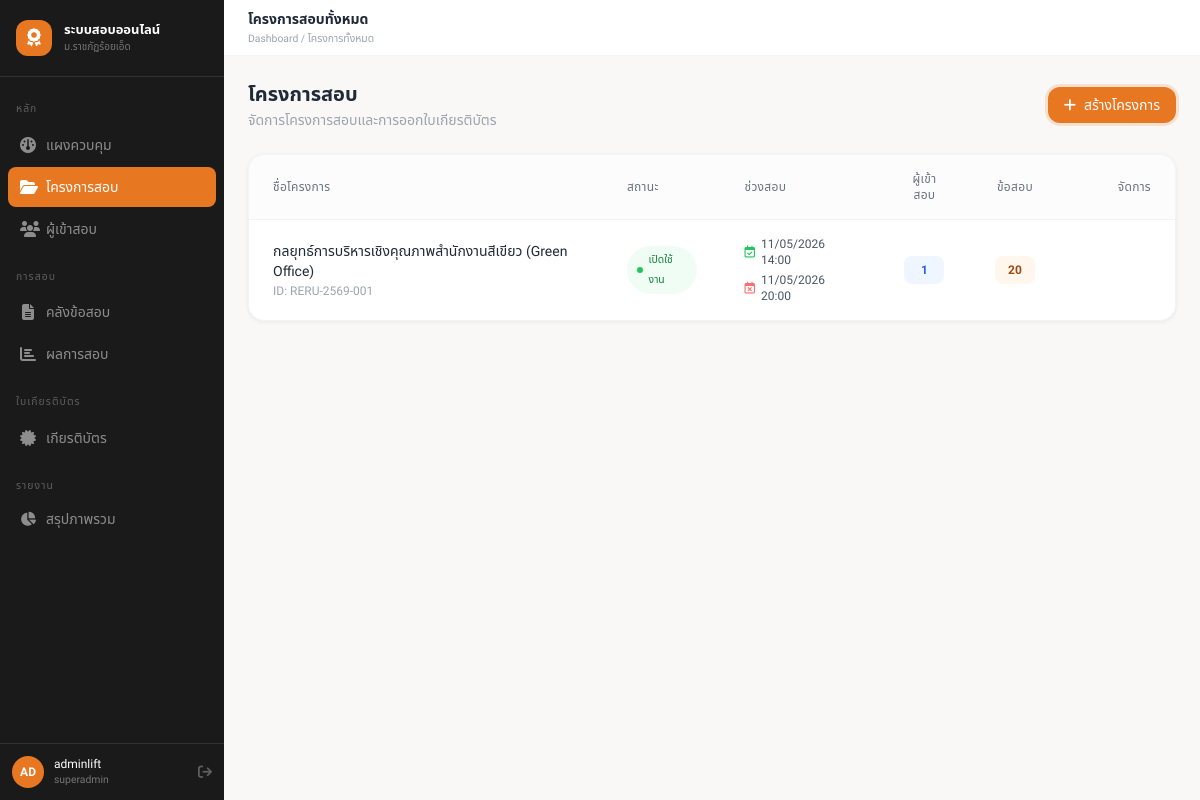
Screenshot of /admin/projects/ (signed in) with the database file from the repository.
### tables this page shows
CREATE TABLE `projects` (
  `id` int NOT NULL AUTO_INCREMENT,
  `name` varchar(255) NOT NULL,
  `code` varchar(50) DEFAULT NULL,
  `description` text,
  `organizer` varchar(255) DEFAULT NULL,
  `location` varchar(255) DEFAULT NULL,
  `start_date` date DEFAULT NULL,
  `end_date` date DEFAULT NULL,
  `exam_start` datetime DEFAULT NULL,
  `exam_end` datetime DEFAULT NULL,
  `manual_override` tinyint(1) DEFAULT '0',
  `warning_before` int DEFAULT '30',
  `allow_early_login` tinyint(1) DEFAULT '0',
  `auto_submit_on_close` tinyint(1) DEFAULT '1',
  `pass_score` decimal(5,2) DEFAULT '70.00',
  `max_attempts` int DEFAULT '1',
  `time_limit_min` int DEFAULT '60',
  `question_count` int DEFAULT '0',
  `randomize_questions` tinyint(1) DEFAULT '1',
  `randomize_choices` tinyint(1) DEFAULT '1',
  `show_result_immediately` tinyint(1) DEFAULT '1',
  `cert_template_id` int DEFAULT NULL,
  `cert_number_prefix` varchar(20) DEFAULT 'CERT',
  `cert_sequence` int DEFAULT '1',
  `status` enum('draft','active','closed') DEFAULT 'draft',
  `created_by` int DEFAULT NULL,
  `created_at` timestamp NULL DEFAULT CURRENT_TIMESTAMP,
  `updated_at` timestamp NULL DEFAULT CURRENT_TIMESTAMP ON UPDATE CURRENT_TIMESTAMP,
  PRIMARY KEY (`id`),
  UNIQUE KEY `code` (`code`),
  KEY `cert_template_id` (`cert_template_id`),
  KEY `created_by` (`created_by`),
  CONSTRAINT `projects_ibfk_1` FOREIGN KEY (`cert_template_id`) REFERENCES `cert_templates` (`id`),
  CONSTRAINT `projects_ibfk_2` FOREIGN KEY (`created_by`) REFERENCES `admins` (`id`)
);

### controllers/ProjectController.php (called while the page is built, shortened)
<?php
require_once ROOT_PATH . '/models/Admin.php';
require_once ROOT_PATH . '/models/Project.php';
class ProjectController
{
    public function index(): void
    {
        $projects = getAllProjects();
        require VIEWS_PATH . '/layout/admin.php';
    }
}

### config/config.php (called while the page is built, shortened)
<?php
function e(?string $value): string
{
    return htmlspecialchars((string) $value, ENT_QUOTES, 'UTF-8');
}
require_once __DIR__ . '/database.php';

### config/database.php (called while the page is built, shortened)
<?php
require_once __DIR__ . '/config.php';
function getDB(): PDO
{
    $dsn = sprintf('mysql:host=%s;dbname=%s;charset=%s', DB_HOST, DB_NAME, DB_CHARSET);
    try {
        $pdo = new PDO($dsn, DB_USER, DB_PASS, [
            PDO::ATTR_ERRMODE => PDO::ERRMODE_EXCEPTION,
            PDO::ATTR_DEFAULT_FETCH_MODE => PDO::FETCH_ASSOC,
            PDO::ATTR_EMULATE_PREPARES => false,
        ]);
        $pdo->exec("SET time_zone = '+07:00'");
        return $pdo;
    } catch (PDOException $e) {
        error_log('Database connection failed: ' . $e->getMessage());
        http_response_code(500);
        exit('Database connection failed.');
    }
}

### models/Project.php (called while the page is built, shortened)
<?php
function getAllProjects(): array
{
    $stmt = getDB()->query('
        SELECT p.*,
            (SELECT COUNT(*) FROM participants pp WHERE pp.project_id = p.id) AS participant_count,
            (SELECT COUNT(*) FROM questions q WHERE q.project_id = p.id) AS question_count_total
        FROM projects p
        ORDER BY p.created_at DESC
    ');
    return $stmt->fetchAll();
}

### views/projects/index.php (the view, shortened to what this page needs)
<div class="mb-6 flex items-center justify-between gap-4 fade-up">
    <div>
        <h2 class="text-xl font-semibold text-gray-800">โครงการสอบ</h2>
        <p class="text-sm text-gray-400 mt-0.5">จัดการโครงการสอบและการออกใบเกียรติบัตร</p>
    </div>
    <a href="<?= e(BASE_URL) ?>/admin/projects/create.php" class="inline-flex items-center gap-2 px-4 py-2 bg-primary-400 hover:bg-primary-500 text-white text-sm font-medium rounded-xl transition-colors shadow-orange shadow-md">
        <i class="fas fa-plus"></i> สร้างโครงการ
    </a>
</div>
<div class="bg-white rounded-2xl border border-gray-100 shadow-card overflow-hidden fade-up fade-up-1">
    <div class="overflow-x-auto">
        <table class="w-full text-left border-collapse">
            <thead>
                <tr class="bg-gray-50/50 border-b border-gray-100 text-xs font-semibold text-gray-500 tracking-wide uppercase">
                    <th class="px-6 py-4 font-medium">ชื่อโครงการ</th>
                    <th class="px-6 py-4 font-medium">สถานะ</th>
                    <th class="px-6 py-4 font-medium">ช่วงสอบ</th>
                    <th class="px-6 py-4 font-medium text-center">ผู้เข้าสอบ</th>
                    <th class="px-6 py-4 font-medium text-center">ข้อสอบ</th>
                    <th class="px-6 py-4 text-right font-medium">จัดการ</th>
                </tr>
            </thead>
            <tbody class="divide-y divide-gray-100 text-sm">
            <?php foreach ($projects as $project): ?>
                <tr class="hover:bg-primary-50/30 transition-colors group">
                    <td class="px-6 py-4">
                        <div class="font-medium text-gray-800"><?= e($project['name']) ?></div>
                        <div class="text-xs text-gray-400 mt-0.5">ID: <?= e($project['code'] ?: '-') ?></div>
                    </td>
                    <td class="px-6 py-4">
                        <?php if ($project['status'] === 'active'): ?>
                            <span class="inline-flex items-center gap-1.5 px-2.5 py-1 rounded-full text-xxs font-medium bg-green-50 text-green-700">
                                <span class="w-1.5 h-1.5 rounded-full bg-green-500"></span>เปิดใช้งาน
                            </span>
                        <?php else: ?>
                            <span class="inline-flex items-center gap-1.5 px-2.5 py-1 rounded-full text-xxs font-medium bg-gray-100 text-gray-500">
                                <span class="w-1.5 h-1.5 rounded-full bg-gray-400"></span>ปิดใช้งาน
                            </span>
                        <?php endif; ?>
                    </td>
                    <td class="px-6 py-4 text-gray-600 text-xs">
                        <div class="flex flex-col gap-1">
                            <span class="flex items-center gap-1.5"><i class="far fa-calendar-check text-green-500"></i> <?= e($project['exam_start'] ? date('d/m/Y H:i', strtotime($project['exam_start'])) : '-') ?></span>
                            <span class="flex items-center gap-1.5"><i class="far fa-calendar-xmark text-red-400"></i> <?= e($project['exam_end'] ? date('d/m/Y H:i', strtotime($project['exam_end'])) : '-') ?></span>
                        </div>
                    </td>
                    <td class="px-6 py-4 text-center">
                        <span class="inline-flex items-center justify-center min-w-[2.5rem] h-7 px-2 bg-blue-50 text-blue-600 font-semibold rounded-lg text-xs">
                            <?= (int) $project['participant_count'] ?>
                        </span>
                    </td>
                    <td class="px-6 py-4 text-center">
                        <span class="inline-flex items-center justify-center min-w-[2.5rem] h-7 px-2 bg-orange-50 text-primary-600 font-semibold rounded-lg text-xs">
                            <?= (int) $project['question_count_total'] ?>
                        </span>
                    </td>
                    <td class="px-6 py-4 text-right">
                    </td>
                </tr>
            <?php endforeach; ?>
            </tbody>
        </table>
    </div>
</div>

### assets/css/app.css (style rules this page uses)
*, *::before, *::after { box-sizing: border-box; }
html { scroll-behavior: smooth; }
body { font-family: 'Sarabun', 'Noto Sans Thai', 'Outfit', sans-serif; background-color: #F9F8F6; color: #1A1A1A; line-height: 1.7; -webkit-font-smoothing: antialiased; }
.shadow-card { box-shadow: 0 1px 4px rgba(0,0,0,0.07); }
.shadow-orange { box-shadow: 0 0 0 3px rgba(232,119,34,0.18); }

### views/layout/header.php (style rules this page uses)
.fade-up { animation: fadeUp 0.4s ease-out both; }
.fade-up-1 { animation-delay: 0.05s; }

### rows the page displays
projects: name "กลยุทธ์การบริหารเชิงคุณภาพสำนักงานสีเขียว (Green Office)", code "RERU-2569-001", status "active" (drawn), exam_start "11/05/2026 14:00", exam_end "11/05/2026 20:00", participant_count "1", question_count_total "20"

### other values shown
$item['label'] "แผงควบคุม"
$item['label'] "โครงการสอบ"
$item['label'] "ผู้เข้าสอบ"
$item['label'] "คลังข้อสอบ"
$item['label'] "ผลการสอบ"
$item['label'] "เกียรติบัตร"
implode('', array_slice($chars, 0, 2)) "AD"
$_SESSION['admin_name'] "adminlift"
$_SESSION['admin_role'] "superadmin"
$pageTitle "โครงการสอบทั้งหมด"
implode(' / ', array_map('htmlspecialchars', $breadcrumb)) "Dashboard / โครงการทั้งหมด"
